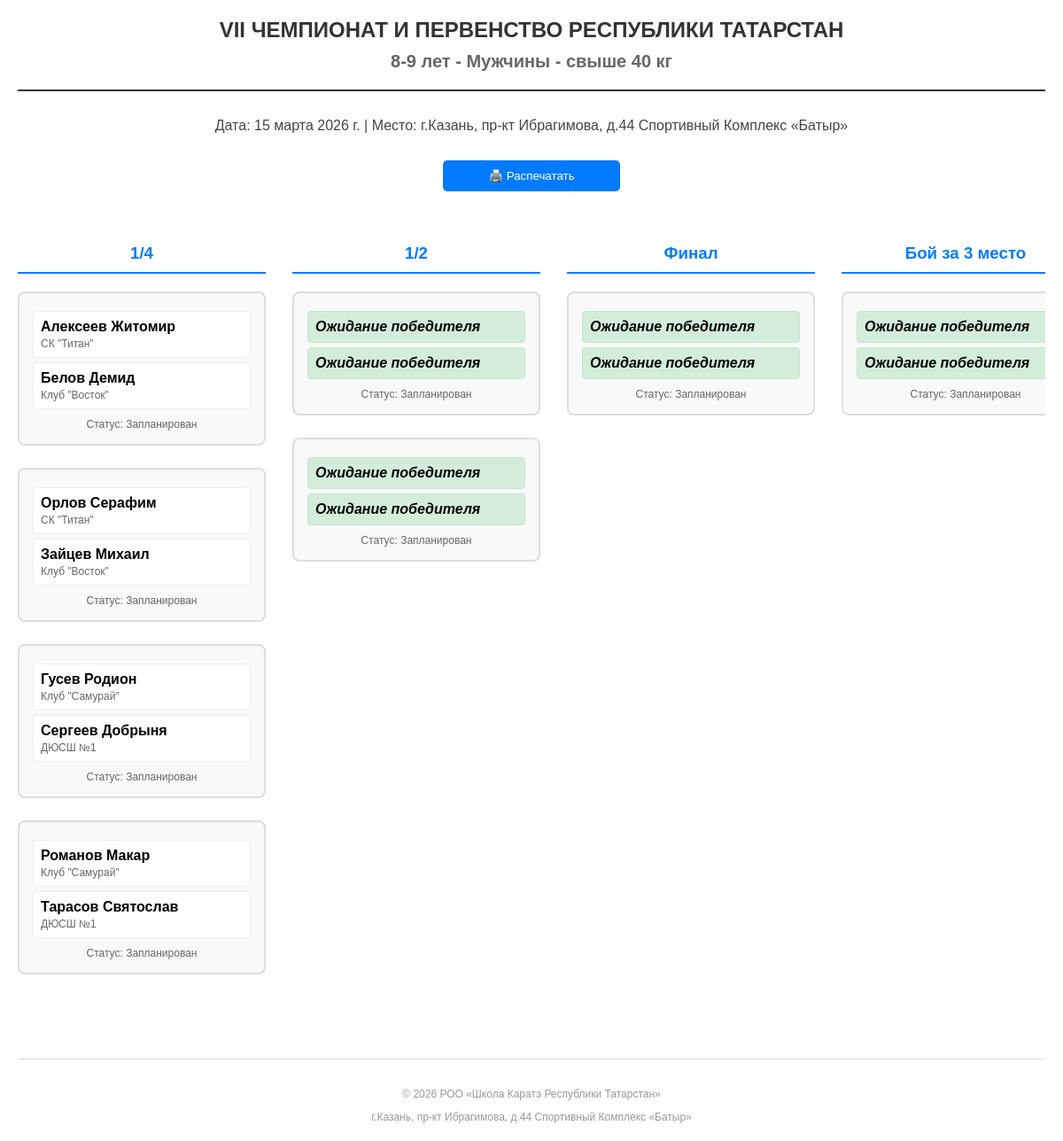
/tournament/1/bracket/8-9 лет/M/свыше 40 кг/print/, run on the app's committed database.
### tournament/models.py (models this page shows, shortened)
class Tournament(models.Model):
    name = models.CharField(max_length=200, verbose_name="Название турнира")
    date = models.DateField(verbose_name="Дата проведения")
    location = models.CharField(max_length=300, verbose_name="Место проведения",
                                default="г.Казань, пр-кт Ибрагимова, д.44 Спортивный Комплекс «Батыр»")
    is_active = models.BooleanField(default=True, verbose_name="Активный")
    registration_deadline = models.DateField(verbose_name="Дедлайн регистрации", null=True, blank=True)
    class Meta:
        verbose_name = "Турнир"
        verbose_name_plural = "Турниры"

class Match(models.Model):
    STATUS_CHOICES = [
        ('scheduled', 'Запланирован'),
        ('in_progress', 'В процессе'),
        ('completed', 'Завершен'),
        ('walkover', 'Неявка'),
    ]
    tournament = models.ForeignKey(Tournament, on_delete=models.CASCADE, verbose_name="Турнир")
    age_category = models.CharField(max_length=20, verbose_name="Возрастная категория")
    weight_category = models.CharField(max_length=50, verbose_name="Весовая категория")
    gender = models.CharField(max_length=1, choices=Participant.GENDER_CHOICES, verbose_name="Пол")
    round_name = models.CharField(max_length=50, verbose_name="Раунд", default="1/8")
    round_number = models.IntegerField(default=1, verbose_name="Номер раунда")
    participant1 = models.ForeignKey(Participant, on_delete=models.SET_NULL, null=True,
                                     related_name='matches_as_p1', verbose_name="Участник 1")
    participant2 = models.ForeignKey(Participant, on_delete=models.SET_NULL, null=True,
                                     related_name='matches_as_p2', verbose_name="Участник 2")
    winner = models.ForeignKey(Participant, on_delete=models.SET_NULL, null=True, blank=True,
                               related_name='matches_won', verbose_name="Победитель")
    score_p1 = models.IntegerField(default=0, verbose_name="Счет участника 1")
    score_p2 = models.IntegerField(default=0, verbose_name="Счет участника 2")
    status = models.CharField(max_length=20, choices=STATUS_CHOICES, default='scheduled', verbose_name="Статус")
    next_match = models.ForeignKey('self', on_delete=models.SET_NULL, null=True, blank=True,
                                   related_name='previous_matches', verbose_name="Следующий матч")
    third_place_match = models.ForeignKey('self', on_delete=models.SET_NULL, null=True, blank=True,
                                          related_name='third_place_sources', verbose_name="Бой за 3 место")
    match_order = models.IntegerField(default=0, verbose_name="Порядок матча")
    is_third_place_match = models.BooleanField(default=False, verbose_name="Бой за 3 место")
    class Meta:
        verbose_name = "Поединок"
        verbose_name_plural = "Поединки"
        ordering = ['age_category', 'gender', 'weight_category', 'round_number', 'match_order']

class Participant(models.Model):
    GENDER_CHOICES = [
        ('M', 'Мужской'),
        ('F', 'Женский'),
    ]
    last_name = models.CharField(max_length=100, verbose_name="Фамилия")
    first_name = models.CharField(max_length=100, verbose_name="Имя")
    birth_date = models.DateField(verbose_name="Дата рождения")
    gender = models.CharField(max_length=1, choices=GENDER_CHOICES, verbose_name="Пол")
    weight = models.FloatField(verbose_name="Вес (кг)")
    club = models.CharField(max_length=200, verbose_name="Клуб/Школа")
    coach = models.CharField(max_length=200, blank=True, verbose_name="Тренер")
    age_category = models.CharField(max_length=20, blank=True, editable=False, verbose_name="Возрастная категория")
    weight_category = models.CharField(max_length=50, blank=True, editable=False, verbose_name="Весовая категория")
    source_file = models.CharField(max_length=255, blank=True, null=True, verbose_name="Файл-источник")
    row_number = models.IntegerField(blank=True, null=True, verbose_name="Номер строки в файле")
    tournament = models.ForeignKey(Tournament, on_delete=models.CASCADE, related_name='participants')
    registered_at = models.DateTimeField(auto_now_add=True, verbose_name="Дата регистрации")
    class Meta:
        verbose_name = "Участник"
        verbose_name_plural = "Участники"
        ordering = ['last_name', 'first_name']

### tournament/views.py (the view)
def print_bracket(request, tournament_id, age_category, gender, weight_category):
    tournament = get_object_or_404(Tournament, id=tournament_id)
    gender_code = gender
    if gender == 'Ж':
        gender_code = 'F'
    elif gender == 'М':
        gender_code = 'M'
    matches = Match.objects.filter(
        tournament=tournament,
        age_category=age_category,
        gender=gender_code,
        weight_category=weight_category
    ).order_by('round_number', 'match_order')
    rounds = {}
    for match in matches:
        if match.round_number not in rounds:
            rounds[match.round_number] = []
        rounds[match.round_number].append(match)
    gender_display = 'Мужчины' if gender_code == 'M' else 'Женщины'
    context = {
        'tournament': tournament,
        'age_category': age_category,
        'gender_display': gender_display,
        'weight_category': weight_category,
        'rounds': sorted(rounds.items()),
        'print_mode': True,
    }
    return render(request, 'tournament/print_bracket.html', context)

### tournament/templates/tournament/print_bracket.html (shortened to what this page needs)
<!DOCTYPE html>
<html lang="ru">
<head>
</head>
<body>
    <div class="header">
        <h1>{{ tournament.name }}</h1>
        <h2>{{ age_category }} - {{ gender_display }} - {{ weight_category }}</h2>
    </div>
    <div class="tournament-info">
        <p>Дата: {{ tournament.date }} | Место: {{ tournament.location }}</p>
    </div>
    <button class="print-button" onclick="window.print()">🖨️ Распечатать</button>
    <div class="bracket-container">
        {% for round_num, matches in rounds %}
        <div class="bracket-round">
            <h3>
                {% if matches.0.round_name %}
                    {{ matches.0.round_name }}
                {% else %}
                    Раунд {{ round_num }}
                {% endif %}
            </h3>
            {% for match in matches %}
            <div class="bracket-match">
                <div class="participant {% if match.winner == match.participant1 %}winner{% endif %}">
                    <div>
                        {% if match.participant1 %}
                            <strong>{{ match.participant1.last_name }} {{ match.participant1.first_name }}</strong>
                            <div class="club">{{ match.participant1.club }}</div>
                        {% else %}
                            <em>Ожидание победителя</em>
                        {% endif %}
                    </div>
                </div>
                <div class="participant {% if match.winner == match.participant2 %}winner{% endif %}">
                    <div>
                        {% if match.participant2 %}
                            <strong>{{ match.participant2.last_name }} {{ match.participant2.first_name }}</strong>
                            <div class="club">{{ match.participant2.club }}</div>
                        {% else %}
                            <em>Ожидание победителя</em>
                        {% endif %}
                    </div>
                </div>
                <div class="match-status">
                    Статус:
                    {% if match.status == 'completed' %}
                        Завершен
                    {% elif match.status == 'walkover' %}
                        Неявка
                    {% elif match.status == 'in_progress' %}
                        В процессе
                    {% else %}
                        Запланирован
                    {% endif %}
                </div>
            </div>
            {% endfor %}
        </div>
        {% endfor %}
    </div>
    <div class="footer">
        <p>© 2026 РОО «Школа Каратэ  Республики Татарстан»</p>
        <p>г.Казань, пр-кт Ибрагимова, д.44 Спортивный Комплекс «Батыр»</p>
    </div>
</body>
</html>

### tournament/templates/tournament/print_bracket.html (style rules this page uses)
body { font-family: Arial, sans-serif; margin: 20px; padding: 0; background: white; }
.header { text-align: center; margin-bottom: 30px; padding-bottom: 20px; border-bottom: 2px solid #333; }
.header h1 { margin: 0; font-size: 24px; color: #333; }
.header h2 { margin: 10px 0 0; font-size: 20px; color: #666; }
.tournament-info { text-align: center; margin-bottom: 30px; font-size: 16px; color: #444; }
.bracket-container { display: flex; justify-content: space-around; gap: 30px; overflow-x: auto; padding: 20px 0; }
.bracket-round { min-width: 280px; }
.bracket-round h3 { text-align: center; margin-bottom: 20px; padding-bottom: 10px; border-bottom: 2px solid #007bff; color: #007bff; }
.bracket-match { border: 2px solid #ddd; border-radius: 8px; padding: 15px; margin-bottom: 25px; background: #f9f9f9; page-break-inside: avoid; }
.participant { padding: 8px; margin: 5px 0; background: white; border-radius: 4px; border: 1px solid #eee; }
.participant.winner { background: #d4edda; border-color: #c3e6cb; font-weight: bold; }
.participant .club { font-size: 12px; color: #666; margin-top: 3px; }
.match-status { text-align: center; margin-top: 10px; font-size: 12px; color: #666; }
.footer { margin-top: 50px; text-align: center; font-size: 12px; color: #999; border-top: 1px solid #ddd; padding-top: 20px; }
.print-button { display: block; width: 200px; margin: 20px auto; padding: 10px; background: #007bff; color: white; text-align: center; text-decoration: none; border-radius: 5px; border: none; cursor: pointer; }

### data on the page
Tournament: name "VII ЧЕМПИОНАТ И ПЕРВЕНСТВО РЕСПУБЛИКИ ТАТАРСТАН", date "15 марта 2026 г.", location "г.Казань, пр-кт Ибрагимова, д.44 Спортивный Комплекс «Батыр»"
Match: round_name "1/4", participant1.last_name "Алексеев", participant1.first_name "Житомир", participant1.club "СК \"Титан\"", participant2.last_name "Белов", participant2.first_name "Демид", participant2.club "Клуб \"Восток\"", status "Запланирован"
Match: participant1.last_name "Орлов", participant1.first_name "Серафим", participant1.club "СК \"Титан\"", participant2.last_name "Зайцев", participant2.first_name "Михаил", participant2.club "Клуб \"Восток\"", status "Запланирован"
Match: participant1.last_name "Гусев", participant1.first_name "Родион", participant1.club "Клуб \"Самурай\"", participant2.last_name "Сергеев", participant2.first_name "Добрыня", participant2.club "ДЮСШ №1", status "Запланирован"
Match: participant1.last_name "Романов", participant1.first_name "Макар", participant1.club "Клуб \"Самурай\"", participant2.last_name "Тарасов", participant2.first_name "Святослав", participant2.club "ДЮСШ №1", status "Запланирован"
Match: round_name "1/2", shows "Ожидание победителя", status "Запланирован"
Match: shows "Ожидание победителя", status "Запланирован"
Match: round_name "Финал", shows "Ожидание победителя", status "Запланирован"
Match: round_name "Бой за 3 место", shows "Ожидание победителя", status "Запланирован"

### other printed values
{{ age_category }} "8-9 лет"
{{ gender_display }} "Мужчины"
{{ weight_category }} "свыше 40 кг"
